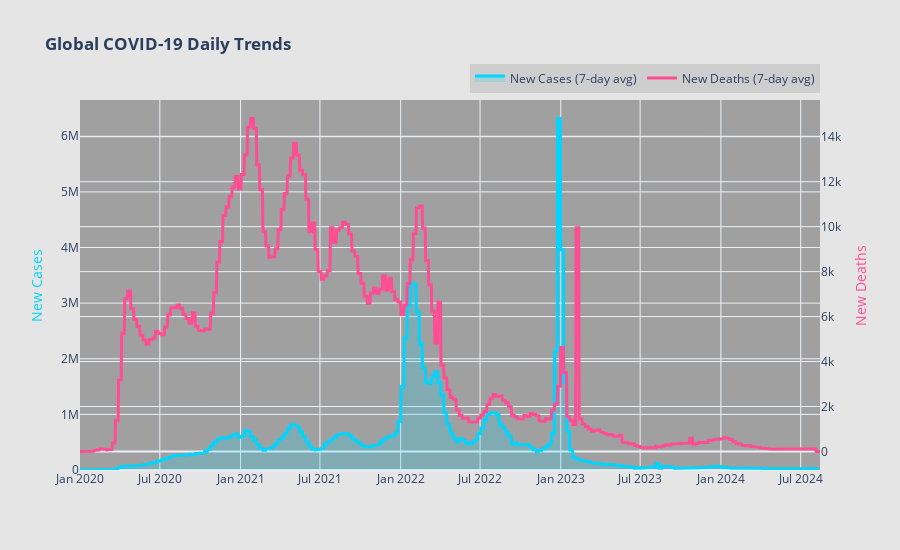

The code cell stored with this chart in its notebook:
### Markdown cell above
### 📈 Visualization 1: Global Pandemic Timeline

Dual-axis chart showing global daily new cases and deaths with 7-day smoothing.

### Code cell
global_timeline = df.groupby('date').agg({
    'new_cases': 'sum',
    'new_deaths': 'sum',
    'new_cases_smoothed': 'sum',
    'new_deaths_smoothed': 'sum'
}).reset_index()

fig = go.Figure()

fig.add_trace(go.Scatter(
    x=global_timeline['date'],
    y=global_timeline['new_cases_smoothed'],
    name='New Cases (7-day avg)',
    line=dict(color='#00d4ff', width=3),
    fill='tozeroy',
    fillcolor='rgba(0, 212, 255, 0.2)'
))

fig.add_trace(go.Scatter(
    x=global_timeline['date'],
    y=global_timeline['new_deaths_smoothed'],
    name='New Deaths (7-day avg)',
    line=dict(color='#ff4d94', width=3),
    yaxis='y2'
))

fig.update_layout(
    title='<b>Global COVID-19 Daily Trends</b>',
    template='plotly_white',
    hovermode='x unified',
    height=550,
    yaxis=dict(title=dict(text='New Cases', font=dict(color='#00d4ff'))),
    yaxis2=dict(title=dict(text='New Deaths', font=dict(color='#ff4d94')), overlaying='y', side='right'),
    legend=dict(orientation='h', yanchor='bottom', y=1.02, xanchor='right', x=1),
    plot_bgcolor='rgba(0,0,0,0.3)',
    paper_bgcolor='rgba(0,0,0,0.1)'
)

fig.show()

### Figure 1 — Plotly figure (JSON) as saved in the notebook; plotly's stock layout.template omitted (floating-point values rounded to 4 significant figures; data arrays with more than 128 entries replaced by an {"elided": "..."} marker saying what was removed)
{"data": [{"fill": "tozeroy", "fillcolor": "rgba(0, 212, 255, 0.2)", "line": {"color": "#00d4ff", "width": 3}, "name": "New Cases (7-day avg)", "type": "scatter", "x": {"elided": "1688 str values"}, "y": {"elided": "1688 float values"}}, {"line": {"color": "#ff4d94", "width": 3}, "name": "New Deaths (7-day avg)", "type": "scatter", "x": {"elided": "1688 str values"}, "y": {"elided": "1688 float values"}, "yaxis": "y2"}], "layout": {"height": 550, "hovermode": "x unified", "legend": {"orientation": "h", "x": 1, "xanchor": "right", "y": 1.02, "yanchor": "bottom"}, "paper_bgcolor": "rgba(0,0,0,0.1)", "plot_bgcolor": "rgba(0,0,0,0.3)", "title": {"text": "<b>Global COVID-19 Daily Trends</b>"}, "yaxis": {"title": {"font": {"color": "#00d4ff"}, "text": "New Cases"}}, "yaxis2": {"overlaying": "y", "side": "right", "title": {"font": {"color": "#ff4d94"}, "text": "New Deaths"}}}}
